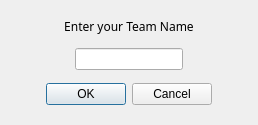
<?xml version="1.0" encoding="UTF-8"?>
<ui version="4.0">
 <class>Dialog</class>
 <widget class="QDialog" name="Dialog">
  <property name="geometry">
   <rect>
    <x>0</x>
    <y>0</y>
    <width>258</width>
    <height>125</height>
   </rect>
  </property>
  <property name="windowTitle">
   <string>Dialog</string>
  </property>
  <layout class="QVBoxLayout" name="verticalLayout">
   <item>
    <widget class="QLabel" name="header">
     <property name="sizePolicy">
      <sizepolicy hsizetype="Preferred" vsizetype="Maximum">
       <horstretch>0</horstretch>
       <verstretch>0</verstretch>
      </sizepolicy>
     </property>
     <property name="font">
      <font>
       <family>Segoe UI Semibold</family>
       <pointsize>9</pointsize>
       <weight>50</weight>
       <bold>false</bold>
      </font>
     </property>
     <property name="text">
      <string>Enter your Team Name</string>
     </property>
     <property name="alignment">
      <set>Qt::AlignCenter</set>
     </property>
    </widget>
   </item>
   <item alignment="Qt::AlignHCenter">
    <widget class="QLineEdit" name="TeamName">
     <property name="enabled">
      <bool>true</bool>
     </property>
     <property name="sizePolicy">
      <sizepolicy hsizetype="Fixed" vsizetype="Maximum">
       <horstretch>10</horstretch>
       <verstretch>0</verstretch>
      </sizepolicy>
     </property>
     <property name="maximumSize">
      <size>
       <width>140</width>
       <height>16777215</height>
      </size>
     </property>
     <property name="alignment">
      <set>Qt::AlignCenter</set>
     </property>
     <property name="clearButtonEnabled">
      <bool>false</bool>
     </property>
    </widget>
   </item>
   <item>
    <widget class="QDialogButtonBox" name="buttonBox">
     <property name="orientation">
      <enum>Qt::Horizontal</enum>
     </property>
     <property name="standardButtons">
      <set>QDialogButtonBox::Cancel|QDialogButtonBox::Ok</set>
     </property>
     <property name="centerButtons">
      <bool>true</bool>
     </property>
    </widget>
   </item>
  </layout>
 </widget>
 <resources/>
 <connections>
  <connection>
   <sender>buttonBox</sender>
   <signal>accepted()</signal>
   <receiver>Dialog</receiver>
   <slot>accept()</slot>
   <hints>
    <hint type="sourcelabel">
     <x>248</x>
     <y>254</y>
    </hint>
    <hint type="destinationlabel">
     <x>157</x>
     <y>274</y>
    </hint>
   </hints>
  </connection>
  <connection>
   <sender>buttonBox</sender>
   <signal>rejected()</signal>
   <receiver>Dialog</receiver>
   <slot>reject()</slot>
   <hints>
    <hint type="sourcelabel">
     <x>316</x>
     <y>260</y>
    </hint>
    <hint type="destinationlabel">
     <x>286</x>
     <y>274</y>
    </hint>
   </hints>
  </connection>
 </connections>
</ui>
